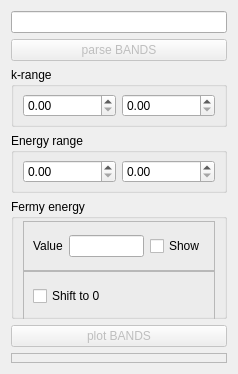
          <widget class="QWidget" name="page_10">
           <property name="geometry">
            <rect>
             <x>0</x>
             <y>0</y>
             <width>238</width>
             <height>374</height>
            </rect>
           </property>
           <attribute name="label">
            <string>Band structure</string>
           </attribute>
           <layout class="QVBoxLayout" name="verticalLayout_18">
            <item>
             <widget class="QLineEdit" name="FormActionsLineBANDSfile"/>
            </item>
            <item>
             <widget class="QPushButton" name="FormActionsButtonParseBANDS">
              <property name="enabled">
               <bool>false</bool>
              </property>
              <property name="text">
               <string>parse BANDS</string>
              </property>
             </widget>
            </item>
            <item>
             <widget class="QGroupBox" name="groupBox_15">
              <property name="minimumSize">
               <size>
                <width>0</width>
                <height>60</height>
               </size>
              </property>
              <property name="maximumSize">
               <size>
                <width>16777215</width>
                <height>60</height>
               </size>
              </property>
              <property name="title">
               <string>k-range</string>
              </property>
              <layout class="QHBoxLayout" name="horizontalLayout_19">
               <property name="topMargin">
                <number>2</number>
               </property>
               <property name="bottomMargin">
                <number>2</number>
               </property>
               <item>
                <widget class="QDoubleSpinBox" name="FormActionsSpinBANDSxmin"/>
               </item>
               <item>
                <widget class="QDoubleSpinBox" name="FormActionsSpinBANDSxmax"/>
               </item>
              </layout>
             </widget>
            </item>
            <item>
             <widget class="QGroupBox" name="groupBox_16">
              <property name="minimumSize">
               <size>
                <width>0</width>
                <height>60</height>
               </size>
              </property>
              <property name="maximumSize">
               <size>
                <width>16777215</width>
                <height>60</height>
               </size>
              </property>
              <property name="title">
               <string>Energy range</string>
              </property>
              <layout class="QHBoxLayout" name="horizontalLayout_22">
               <property name="topMargin">
                <number>2</number>
               </property>
               <property name="bottomMargin">
                <number>2</number>
               </property>
               <item>
                <widget class="QDoubleSpinBox" name="FormActionsSpinBANDSemin"/>
               </item>
               <item>
                <widget class="QDoubleSpinBox" name="FormActionsSpinBANDSemax"/>
               </item>
              </layout>
             </widget>
            </item>
            <item>
             <widget class="QGroupBox" name="groupBox_17">
              <property name="minimumSize">
               <size>
                <width>0</width>
                <height>100</height>
               </size>
              </property>
              <property name="maximumSize">
               <size>
                <width>16777215</width>
                <height>120</height>
               </size>
              </property>
              <property name="title">
               <string>Fermy energy</string>
              </property>
              <layout class="QVBoxLayout" name="verticalLayout_31">
               <property name="topMargin">
                <number>2</number>
               </property>
               <property name="bottomMargin">
                <number>2</number>
               </property>
               <item>
                <widget class="QFrame" name="frame_32">
                 <property name="minimumSize">
                  <size>
                   <width>0</width>
                   <height>50</height>
                  </size>
                 </property>
                 <property name="maximumSize">
                  <size>
                   <width>16777215</width>
                   <height>50</height>
                  </size>
                 </property>
                 <property name="frameShape">
                  <enum>QFrame::StyledPanel</enum>
                 </property>
                 <property name="frameShadow">
                  <enum>QFrame::Raised</enum>
                 </property>
                 <property name="lineWidth">
                  <number>0</number>
                 </property>
                 <layout class="QHBoxLayout" name="horizontalLayout_20">
                  <property name="topMargin">
                   <number>2</number>
                  </property>
                  <property name="bottomMargin">
                   <number>2</number>
                  </property>
                  <item>
                   <widget class="QLabel" name="label_28">
                    <property name="text">
                     <string>Value</string>
                    </property>
                   </widget>
                  </item>
                  <item>
                   <widget class="QLineEdit" name="FormActionsEditBANDSefermi">
                    <property name="readOnly">
                     <bool>true</bool>
                    </property>
                   </widget>
                  </item>
                  <item>
                   <widget class="QCheckBox" name="FormActionsCheckBANDSfermyShow">
                    <property name="text">
                     <string>Show</string>
                    </property>
                   </widget>
                  </item>
                 </layout>
                </widget>
               </item>
               <item>
                <widget class="QFrame" name="frame_33">
                 <property name="minimumSize">
                  <size>
                   <width>0</width>
                   <height>50</height>
                  </size>
                 </property>
                 <property name="maximumSize">
                  <size>
                   <width>16777215</width>
                   <height>50</height>
                  </size>
                 </property>
                 <property name="frameShape">
                  <enum>QFrame::StyledPanel</enum>
                 </property>
                 <property name="frameShadow">
                  <enum>QFrame::Raised</enum>
                 </property>
                 <property name="lineWidth">
                  <number>0</number>
                 </property>
                 <layout class="QHBoxLayout" name="horizontalLayout_21">
                  <item>
                   <widget class="QCheckBox" name="FormActionsCheckBANDSfermyShift">
                    <property name="text">
                     <string>Shift to 0</string>
                    </property>
                   </widget>
                  </item>
                 </layout>
                </widget>
               </item>
              </layout>
             </widget>
            </item>
            <item>
             <widget class="QPushButton" name="FormActionsButtonPlotBANDS">
              <property name="enabled">
               <bool>false</bool>
              </property>
              <property name="text">
               <string>plot BANDS</string>
              </property>
             </widget>
            </item>
            <item>
             <widget class="QFrame" name="frame_31">
              <property name="frameShape">
               <enum>QFrame::StyledPanel</enum>
              </property>
              <property name="frameShadow">
               <enum>QFrame::Raised</enum>
              </property>
              <property name="lineWidth">
               <number>0</number>
              </property>
             </widget>
            </item>
           </layout>
          </widget>
